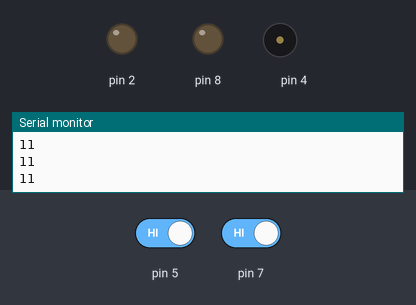
A sketch run on a simulated Arduino Uno, built with avr-gcc and run on an emulated ATmega328P. Shown: output pins drawn as LEDs (lit = HIGH), buzzer (waves = sounding), the last lines printed to the serial monitor. Inputs (shaded band) come from the test bench; at power-on: pin 5 HIGH, pin 7 HIGH.

Above: at 2.2 s.
2.3 s: pin 5 driven LOW
At 3.5 s:
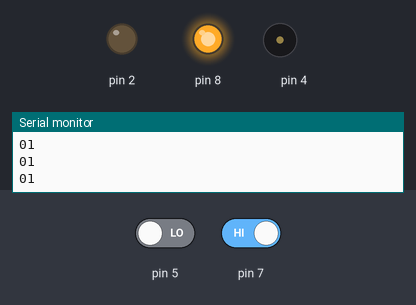
3.8 s: pin 7 driven LOW
At 4.9 s:
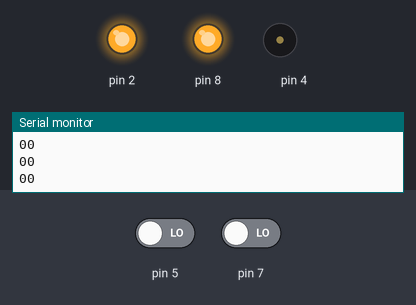
5.3 s: pin 5 driven HIGH
At 6.2 s:
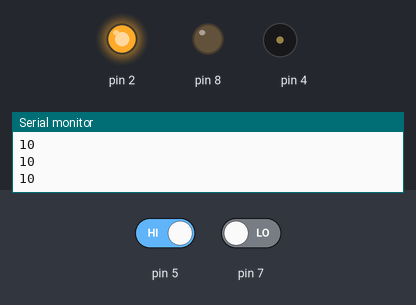
6.8 s: pin 7 driven HIGH
At 7.5 s:
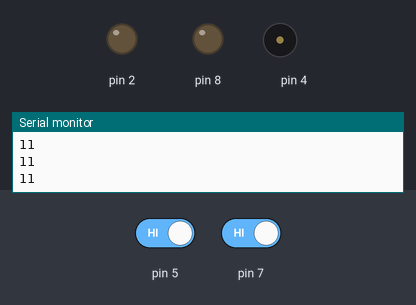
Timing chart, 0 to 9.3 s (numbered marks = the images above; inputs shaded):
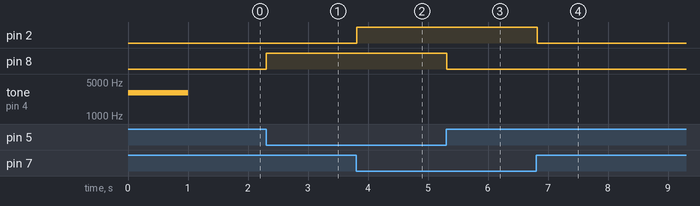

Measured:
- after the input at 2.3 s, pin 8: LOW → HIGH at once
- after the input at 3.8 s, pin 2: LOW → HIGH at once
- after the input at 5.3 s, pin 8: HIGH → LOW at once
- after the input at 6.8 s, pin 2: HIGH → LOW at once

The sketch:

whisker_nav.ino
```cpp
void setup() {
    // Play a tone to show program is starting
    tone(4, 3000, 1000);
    delay(1000);

    pinMode(7, INPUT);
    pinMode(5, INPUT);

    pinMode(8, OUTPUT);
    pinMode(2, OUTPUT);

    Serial.begin(9600);
}
void loop() {
    byte whiskerLeft = digitalRead(5);
    byte whiskerRight = digitalRead(7);

    Serial.print(whiskerLeft);
    Serial.println(whiskerRight);

    if (whiskerLeft == 0) {
        digitalWrite(8, HIGH);
    } else {
        digitalWrite(8, LOW);
    }
    if (whiskerRight == 0) {
        digitalWrite(2, HIGH);
    } else {
        digitalWrite(2, LOW);
    }

    delay(50);
}
```
